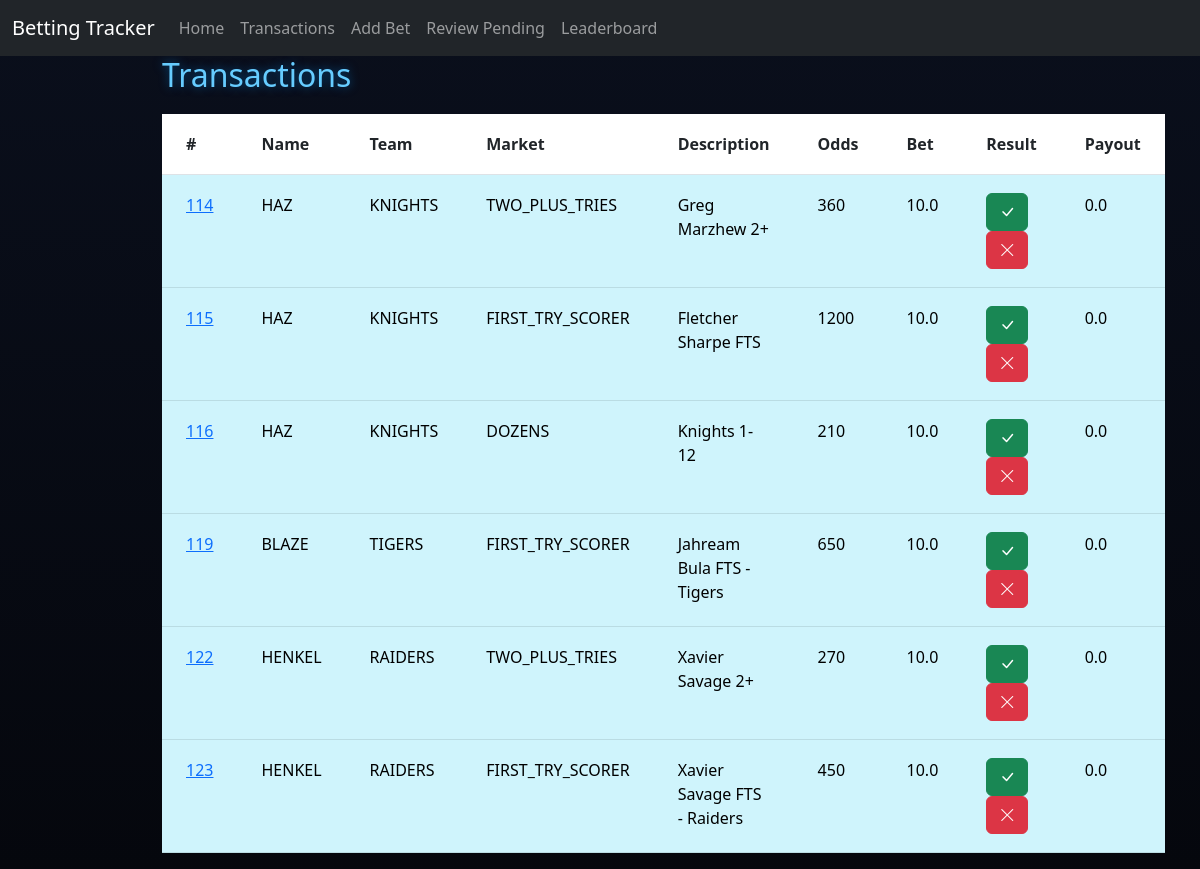
The page /review on the database as committed earlier.
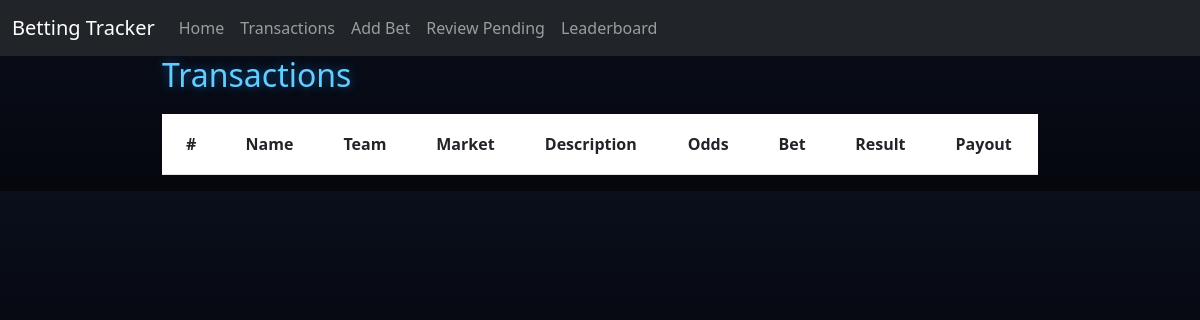
The same page on the database as committed later.
### tables this page shows
CREATE TABLE Transactions (
                            ID INTEGER PRIMARY KEY AUTOINCREMENT,
                            PlayerID INTEGER,
                            Team TEXT,
                            BetType TEXT,
                            Description TEXT,
                            Odds INTEGER,
                            AmountBet REAL,
                            Status TEXT,
                            AmountWon REAL,
                            FOREIGN KEY(PlayerID) REFERENCES Players(ID)
                        );

CREATE TABLE Players (
                        ID INTEGER PRIMARY KEY AUTOINCREMENT,
                        Name TEXT,
                        BetsPlaced INTEGER,
                        SuccessRate REAL,
                        Bank REAL
                    );

### app.py (the view, shortened to what this page needs)
@app.route("/review", methods=["GET", "POST"])
def review():
    db = get_db(DB)
    pending = db.execute("""
        SELECT Transactions.*, Players.Name
        FROM Transactions
        JOIN Players ON Players.ID = Transactions.PlayerID
        WHERE Status = 'Pending'
    """).fetchall()
    return render_template("review.html", transactions=pending)

### app.py (called while the page is built)
def get_db(DB):
    try:
        db = sqlite3.connect(DB)
        return db
    except sqlite3.Error as e:
        print(f"Error opening database: {e}")
        return None

### templates/review.html (shortened to what this page needs)
{% extends "base.html" %}
{% block content %}
<h2>Transactions</h2>
<table class="table transaction-table">
    <tr>
        <th>#</th>
        <th>Name</th>
        <th>Team</th>
        <th>Market</th>
        <th>Description</th>
        <th>Odds</th>
        <th>Bet</th>
        <th>Result</th>
        <th>Payout</th>
    </tr>
    {% for p in transactions %}
    <tr class="table-info">
        <td>
            <a href="{{ url_for('deleted', id=p[0]) }}">
                {{ p[0] }}
            </a>
        </td>
        <td>{{ p[9] }}</td>
        <td>{{ p[2] }}</td>
        <td>{{ p[3] }}</td>
        <td>{{ p[4] }}</td>
        <td>{{ p[5] }}</td>
        <td>{{ p[6] }}</td>
        <td>
            <form method="POST" action="{{ url_for('review') }}" style="display:inline;">
                <button class="btn btn-success">
                    <i class="bi bi-check-lg"></i>
                </button>
            </form>
            <form method="POST" action="{{ url_for('review') }}" style="display:inline;">
                <button class="btn btn-danger">
                    <i class="bi bi-x-lg"></i>
                </button>
            </form>
        </td>
        <td>{{ p[8] }}</td>
    </tr>
    {% endfor %}
</table>
{% endblock %}

Rows that differ between the two databases and show on the page:
no longer on this page (row edited): Transactions: ID "114", Name "HAZ", Team "KNIGHTS", BetType "TWO_PLUS_TRIES", Description "Greg Marzhew 2+", Odds "360", AmountBet "10.0", AmountWon "0.0"
no longer on this page (row edited): Transactions: ID "115", Name "HAZ", Team "KNIGHTS", BetType "FIRST_TRY_SCORER", Description "Fletcher Sharpe FTS", Odds "1200", AmountBet "10.0", AmountWon "0.0"
no longer on this page (row edited): Transactions: ID "116", Name "HAZ", Team "KNIGHTS", BetType "DOZENS", Description "Knights 1-12", Odds "210", AmountBet "10.0", AmountWon "0.0"
no longer on this page (row edited): Transactions: ID "119", Name "BLAZE", Team "TIGERS", BetType "FIRST_TRY_SCORER", Description "Jahream Bula FTS - Tigers", Odds "650", AmountBet "10.0", AmountWon "0.0"
no longer on this page (row edited): Transactions: ID "122", Name "HENKEL", Team "RAIDERS", BetType "TWO_PLUS_TRIES", Description "Xavier Savage 2+", Odds "270", AmountBet "10.0", AmountWon "0.0"
no longer on this page (row edited): Transactions: ID "123", Name "HENKEL", Team "RAIDERS", BetType "FIRST_TRY_SCORER", Description "Xavier Savage FTS - Raiders", Odds "450", AmountBet "10.0", AmountWon "0.0"
